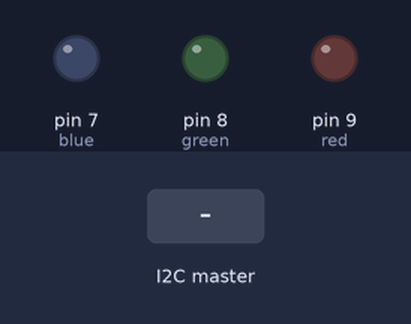
The sketch below on a simulated Arduino Uno, built with avr-gcc and run on an emulated ATmega328P. On the bench: output pins drawn as LEDs (lit = HIGH). Inputs (shaded band) come from the test bench.

Above: at 1.2 s.
1.3 s: the I2C master sends "B"
At 2.5 s:
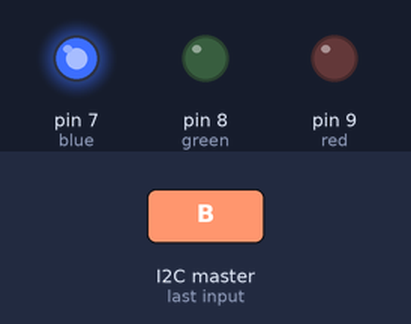
2.8 s: the I2C master sends "G"
At 3.6 s:
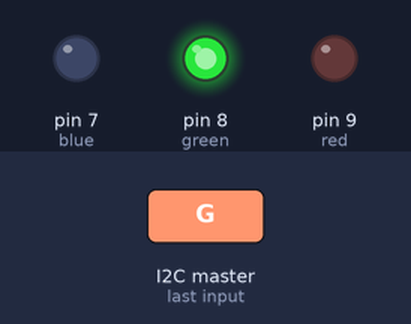
4.3 s: the I2C master sends "N"
At 4.7 s:
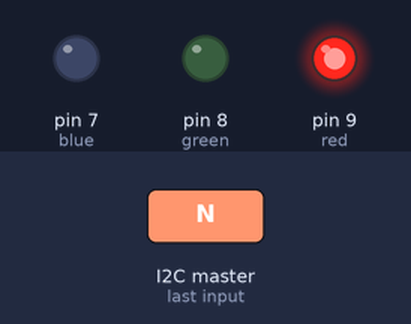
Timing chart, 0 to 7.3 s (numbered marks = the images above; inputs shaded):
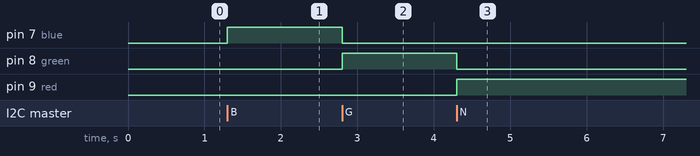

Measured:
- after the input at 1.3 s, pin 7 (blue): LOW → HIGH at once
- after the input at 2.8 s, pin 7 (blue): HIGH → LOW at once; pin 8 (green): LOW → HIGH at once
- after the input at 4.3 s, pin 8 (green): HIGH → LOW at once; pin 9 (red): LOW → HIGH at once

The sketch:

P_actual_i2c_slave.ino
```cpp
//Slave I2C code sketch

#include <Wire.h>
char master_message;

void setup() {
  Wire.begin(5);

  pinMode(7,OUTPUT);   //blue
  pinMode(8,OUTPUT);   //green
  pinMode(9,OUTPUT);   //red
  digitalWrite(7,LOW);
  digitalWrite(8,LOW);
  digitalWrite(9,LOW);

  Wire.onReceive(getEvent);
  Wire.onRequest(requestEvent);
}

void loop() {
  delay(100);
}

void getEvent(int howMany) {
  if(Wire.available()) {
    master_message = Wire.read();

    if(master_message =='B') {
      digitalWrite(8,LOW);
      digitalWrite(9,LOW);
      digitalWrite(7,HIGH);

    } else if(master_message =='G') {
      digitalWrite(7,LOW);
      digitalWrite(9,LOW);
      digitalWrite(8,HIGH);

    } else {
      digitalWrite(7,LOW);
      digitalWrite(8,LOW);
      digitalWrite(9,HIGH);
    }
  }
}

void requestEvent() {
  if( master_message == 'B') {
    Wire.write('b');
  } else if( master_message == 'G') {
    Wire.write('g');
  } else if( master_message == 'N') {
    Wire.write('n');
  }
}
```
